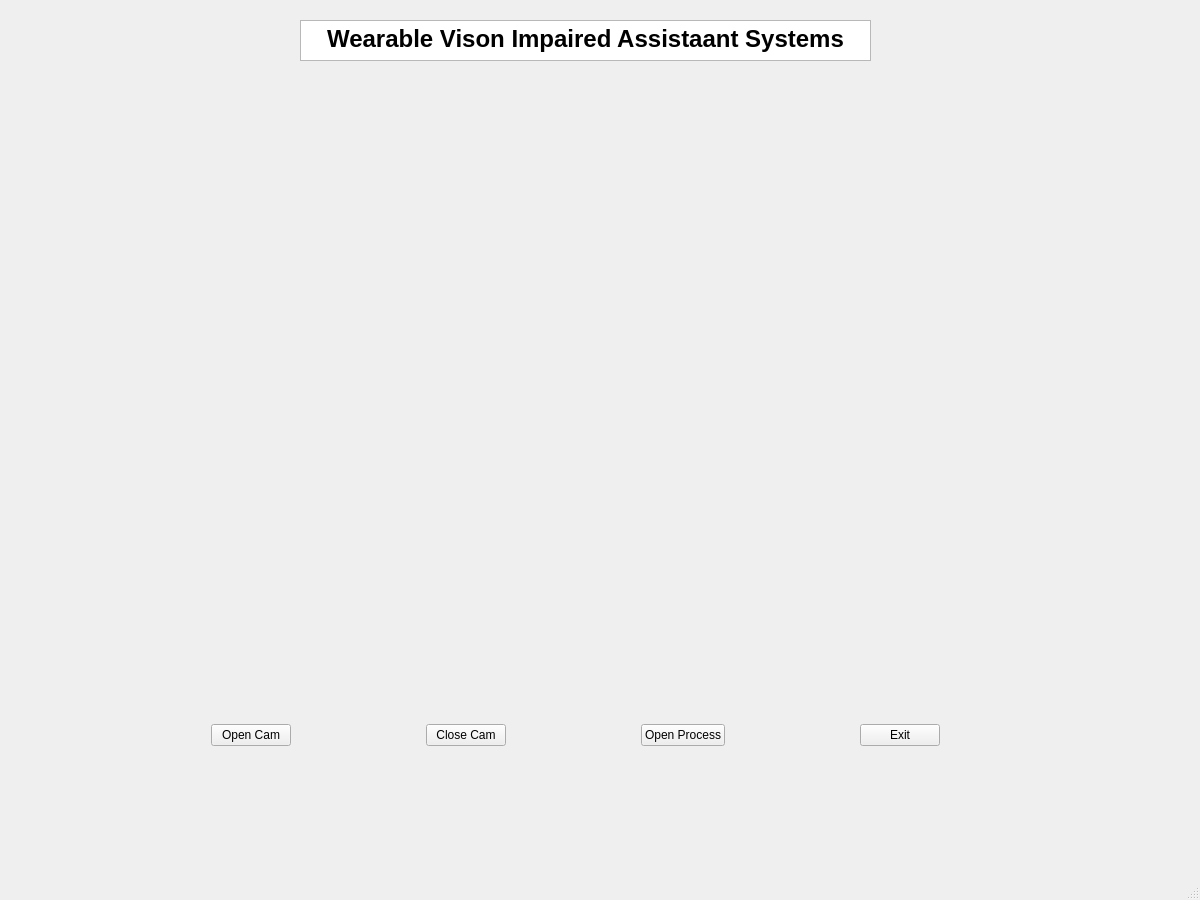
<?xml version="1.0" encoding="UTF-8"?>
<ui version="4.0">
 <class>MainWindow</class>
 <widget class="QMainWindow" name="MainWindow">
  <property name="geometry">
   <rect>
    <x>0</x>
    <y>0</y>
    <width>1200</width>
    <height>900</height>
   </rect>
  </property>
  <property name="windowTitle">
   <string>MainWindow</string>
  </property>
  <widget class="QWidget" name="centralWidget">
   <widget class="QWidget" name="layoutWidget">
    <property name="geometry">
     <rect>
      <x>200</x>
      <y>700</y>
      <width>751</width>
      <height>71</height>
     </rect>
    </property>
    <layout class="QHBoxLayout" name="horizontalLayout">
     <item>
      <widget class="QPushButton" name="pushButton">
       <property name="text">
        <string>Open Cam</string>
       </property>
      </widget>
     </item>
     <item>
      <spacer name="horizontalSpacer">
       <property name="orientation">
        <enum>Qt::Horizontal</enum>
       </property>
       <property name="sizeHint" stdset="0">
        <size>
         <width>40</width>
         <height>20</height>
        </size>
       </property>
      </spacer>
     </item>
     <item>
      <widget class="QPushButton" name="pushButton_2">
       <property name="text">
        <string>Close Cam</string>
       </property>
      </widget>
     </item>
     <item>
      <spacer name="horizontalSpacer_2">
       <property name="orientation">
        <enum>Qt::Horizontal</enum>
       </property>
       <property name="sizeHint" stdset="0">
        <size>
         <width>40</width>
         <height>20</height>
        </size>
       </property>
      </spacer>
     </item>
     <item>
      <widget class="QPushButton" name="pushButton_4">
       <property name="text">
        <string>Open Process</string>
       </property>
      </widget>
     </item>
     <item>
      <spacer name="horizontalSpacer_3">
       <property name="orientation">
        <enum>Qt::Horizontal</enum>
       </property>
       <property name="sizeHint" stdset="0">
        <size>
         <width>40</width>
         <height>20</height>
        </size>
       </property>
      </spacer>
     </item>
     <item>
      <widget class="QPushButton" name="pushButton_3">
       <property name="text">
        <string>Exit</string>
       </property>
      </widget>
     </item>
    </layout>
   </widget>
   <widget class="QTextEdit" name="textEdit">
    <property name="geometry">
     <rect>
      <x>300</x>
      <y>20</y>
      <width>571</width>
      <height>41</height>
     </rect>
    </property>
    <property name="html">
     <string>&lt;!DOCTYPE HTML PUBLIC &quot;-//W3C//DTD HTML 4.0//EN&quot; &quot;http://www.w3.org/TR/REC-html40/strict.dtd&quot;&gt;
&lt;html&gt;&lt;head&gt;&lt;meta name=&quot;qrichtext&quot; content=&quot;1&quot; /&gt;&lt;style type=&quot;text/css&quot;&gt;
p, li { white-space: pre-wrap; }
&lt;/style&gt;&lt;/head&gt;&lt;body style=&quot; font-family:'Ubuntu'; font-size:11pt; font-weight:400; font-style:normal;&quot;&gt;
&lt;p align=&quot;center&quot; style=&quot; margin-top:0px; margin-bottom:0px; margin-left:0px; margin-right:0px; -qt-block-indent:0; text-indent:0px;&quot;&gt;&lt;span style=&quot; font-size:18pt; font-weight:600;&quot;&gt;Wearable Vison Impaired Assistaant Systems&lt;/span&gt;&lt;/p&gt;&lt;/body&gt;&lt;/html&gt;</string>
    </property>
   </widget>
   <widget class="QWidget" name="layoutWidget">
    <property name="geometry">
     <rect>
      <x>20</x>
      <y>80</y>
      <width>1129</width>
      <height>589</height>
     </rect>
    </property>
    <layout class="QGridLayout" name="gridLayout">
     <property name="verticalSpacing">
      <number>1</number>
     </property>
     <item row="0" column="0">
      <widget class="QLabel" name="label_2">
       <property name="enabled">
        <bool>true</bool>
       </property>
       <property name="baseSize">
        <size>
         <width>320</width>
         <height>240</height>
        </size>
       </property>
       <property name="focusPolicy">
        <enum>Qt::ClickFocus</enum>
       </property>
       <property name="text">
        <string/>
       </property>
      </widget>
     </item>
     <item row="1" column="1">
      <widget class="QLabel" name="label_4">
       <property name="text">
        <string/>
       </property>
      </widget>
     </item>
     <item row="0" column="1">
      <widget class="QLabel" name="label_3">
       <property name="text">
        <string/>
       </property>
      </widget>
     </item>
     <item row="1" column="0">
      <widget class="QLabel" name="label">
       <property name="text">
        <string/>
       </property>
      </widget>
     </item>
    </layout>
   </widget>
  </widget>
  <widget class="QStatusBar" name="statusBar"/>
 </widget>
 <layoutdefault spacing="6" margin="11"/>
 <resources/>
 <connections/>
</ui>
